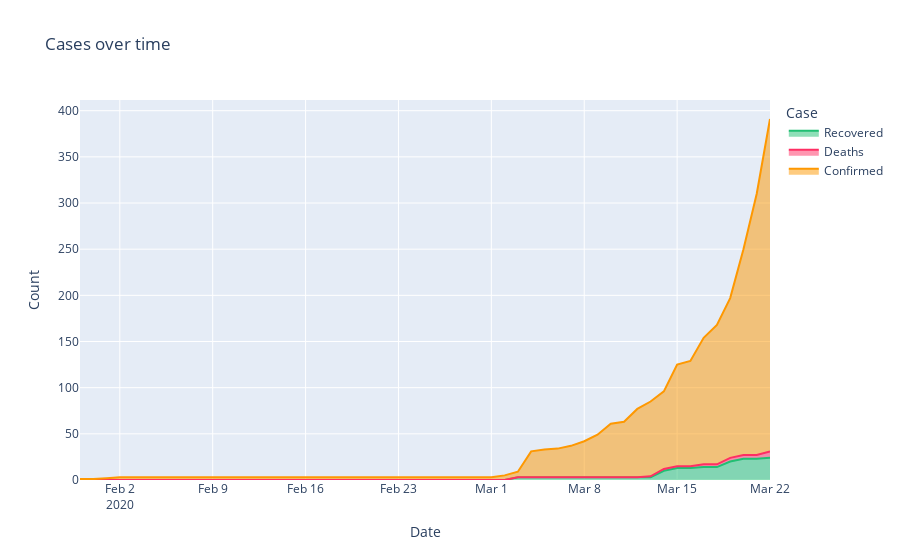

Notebook code cell kept with this figure:
### Code cell
temp = date_wise_data.melt(id_vars="Date", value_vars=['Recovered', 'Deaths', 'Confirmed'],
                 var_name='Case', value_name='Count')
# temp.head()

fig = px.area(temp, x="Date", y="Count", color='Case',title='Cases over time', color_discrete_sequence = [rec, dth, act])
fig.show()

# formatted_text('***Day wise distribution (WorldWide) for Confirmed, Deaths and Recovered Cases***')
# date_wise_data.plot('Date',['Confirmed', 'Deaths', 'Recovered'],figsize=(10,10), rot=30)
